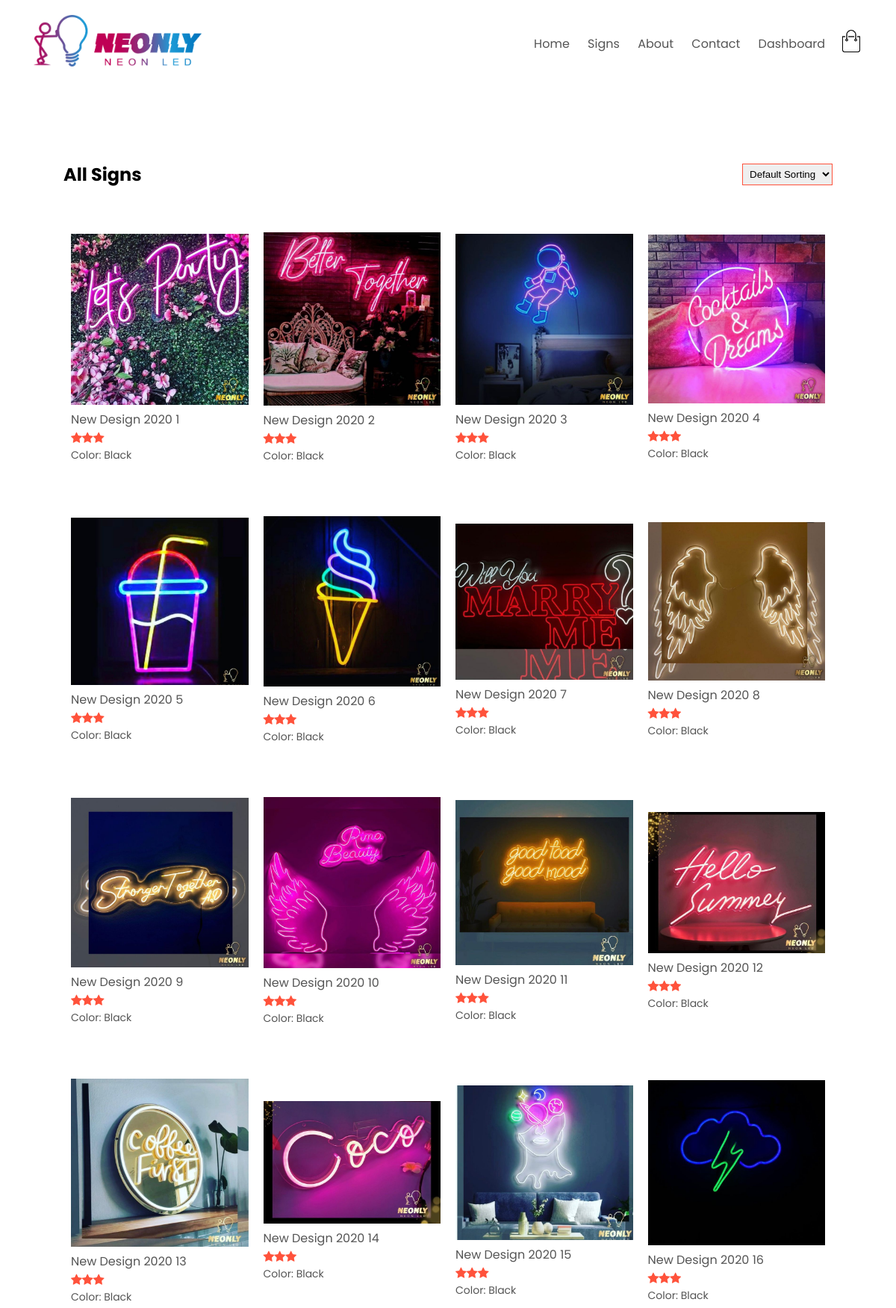
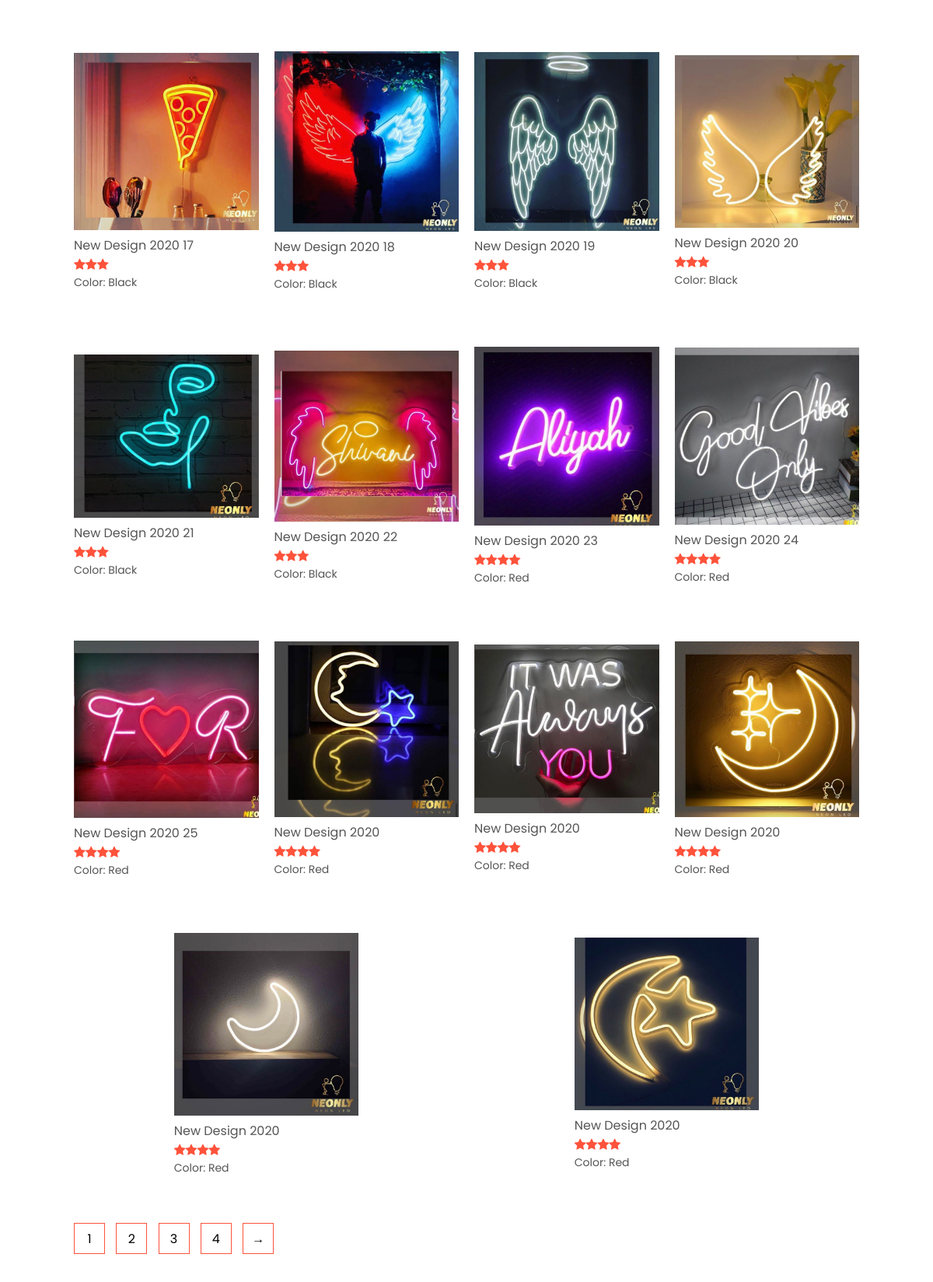
Page /signs.php (upper part) on the committed database (2 pictures, top to bottom).
### tables this page shows
CREATE TABLE `signs` (
  `id` int(11) NOT NULL,
  `name` varchar(20) NOT NULL,
  `image` varchar(50) NOT NULL,
  `rate` tinyint(4) NOT NULL,
  `color` varchar(20) DEFAULT NULL,
  `signdate` date NOT NULL,
  `featured` tinyint(1) NOT NULL,
  `description` text NOT NULL
);

### signs.php (the view, shortened to what this page needs)
<!DOCTYPE html>
<html lang="en">
<head>
    <link rel="stylesheet" href="font-awesome-4.7.0/css/font-awesome.min.css">
    <link rel="stylesheet" href="css/style.css">
</head>
<body>
    <?php require'database/connect.php'; ?>
    <div class="container">
        <?php require('header.php') ?>
    </div>
    <div class="small-container">
        <div class="row row-2">
            <h2>All Signs</h2>
            <select>
                <option>Default Sorting</option>
            </select>
        </div>
        <div class="row">
            <?php
            $sql = 'SELECT * FROM signs';
            $query = mysqli_query($connect,$sql);
            $row = mysqli_num_rows($query);
            if ($row > 0){
                while($row = mysqli_fetch_assoc($query)){
                    $rate = $row['rate'];
                    echo
                        '<div class="col-4">
                            <a href="product-details.php?product='.$row['name'].'"><img src="images/neonly/'.$row['image'].'.jpeg" alt=""></a>
                            <a href="product-details.php?product='.$row['name'].'"><h4>'.$row['name'].'</h4></a>
                            <div class="rating">
                                ';
                                for ($i=0; $i < $rate; $i++) {
                                    echo'<i class="fa fa-star"></i>';
                                };
                    echo'   </div>
                            <p>Color: '.$row['color'].'</p>
                        </div>';
                }
            }else{
                echo '<h1>No Signs to be displayed</h1>';
            };
            ?>
        </div>
        <div class="page-btn">
            <span>1</span>
            <span>2</span>
            <span>3</span>
            <span>4</span>
            <span>&#8594;</span>
        </div>
    </div>
</body>
</html>

### css/style.css (style rules this page uses)
* { margin: 0; padding: 0; box-sizing: border-box; }
body { font-family: 'Poppins', sans-serif; }
a { text-decoration: none; color: #555; }
p { color: #555; }
.container { max-width: 1300px; margin: auto; padding-left: 25px; padding-right: 25px; }
.row { display: flex; align-items: center; flex-wrap: wrap; justify-content: space-around; }
.small-container { max-width: 1080px; margin: auto; padding-left: 25px; padding-right: 25px; }
.col-4 { flex-basis: 25%; padding: 10px; min-width: 200px; margin-bottom: 50px; transition: transform 0.5s; }
.col-4 img { width: 100%; }
h4 { color: #555; font-weight: normal; }
.col-4 p { font-size: 14px; }
.rating .fa { color: #ff523b; }
.row-2 { justify-content: space-between; margin: 100px auto 50px; }
select { border: 1px solid #ff523b; padding: 5px; }
.page-btn { margin: 0 auto 80px; }
.page-btn span { display: inline-block; border: 1px solid #ff523b; margin-left: 10px; width: 40px; height: 40px; text-align: center; line-height: 40px; cursor: pointer; }

### rows in the picture
signs: shows a picture, name "New Design 2020 1", rate 3 (drawn), color "Black"
signs: shows a picture, name "New Design 2020 2", rate 3 (drawn), color "Black"
signs: shows a picture, name "New Design 2020 3", rate 3 (drawn), color "Black"
signs: shows a picture, name "New Design 2020 4", rate 3 (drawn), color "Black"
signs: shows a picture, name "New Design 2020 5", rate 3 (drawn), color "Black"
signs: shows a picture, name "New Design 2020 6", rate 3 (drawn), color "Black"
signs: shows a picture, name "New Design 2020 7", rate 3 (drawn), color "Black"
signs: shows a picture, name "New Design 2020 8", rate 3 (drawn), color "Black"
signs: shows a picture, name "New Design 2020 9", rate 3 (drawn), color "Black"
signs: shows a picture, name "New Design 2020 10", rate 3 (drawn), color "Black"
signs: shows a picture, name "New Design 2020 11", rate 3 (drawn), color "Black"
signs: shows a picture, name "New Design 2020 12", rate 3 (drawn), color "Black"
signs: shows a picture, name "New Design 2020 13", rate 3 (drawn), color "Black"
signs: shows a picture, name "New Design 2020 14", rate 3 (drawn), color "Black"
signs: shows a picture, name "New Design 2020 15", rate 3 (drawn), color "Black"
signs: shows a picture, name "New Design 2020 16", rate 3 (drawn), color "Black"
signs: shows a picture, name "New Design 2020 17", rate 3 (drawn), color "Black"
signs: shows a picture, name "New Design 2020 18", rate 3 (drawn), color "Black"
signs: shows a picture, name "New Design 2020 19", rate 3 (drawn), color "Black"
signs: shows a picture, name "New Design 2020 20", rate 3 (drawn), color "Black"
signs: shows a picture, name "New Design 2020 21", rate 3 (drawn), color "Black"
signs: shows a picture, name "New Design 2020 22", rate 3 (drawn), color "Black"
signs: shows a picture, name "New Design 2020 23", rate 4 (drawn), color "Red"
signs: shows a picture, name "New Design 2020 24", rate 4 (drawn), color "Red"
signs: shows a picture, name "New Design 2020 25", rate 4 (drawn), color "Red"
signs: shows a picture, name "New Design 2020", rate 4 (drawn), color "Red"
signs: shows a picture, name "New Design 2020", rate 4 (drawn), color "Red"
signs: shows a picture, name "New Design 2020", rate 4 (drawn), color "Red"
signs: shows a picture, name "New Design 2020", rate 4 (drawn), color "Red"
signs: shows a picture, name "New Design 2020", rate 4 (drawn), color "Red"
